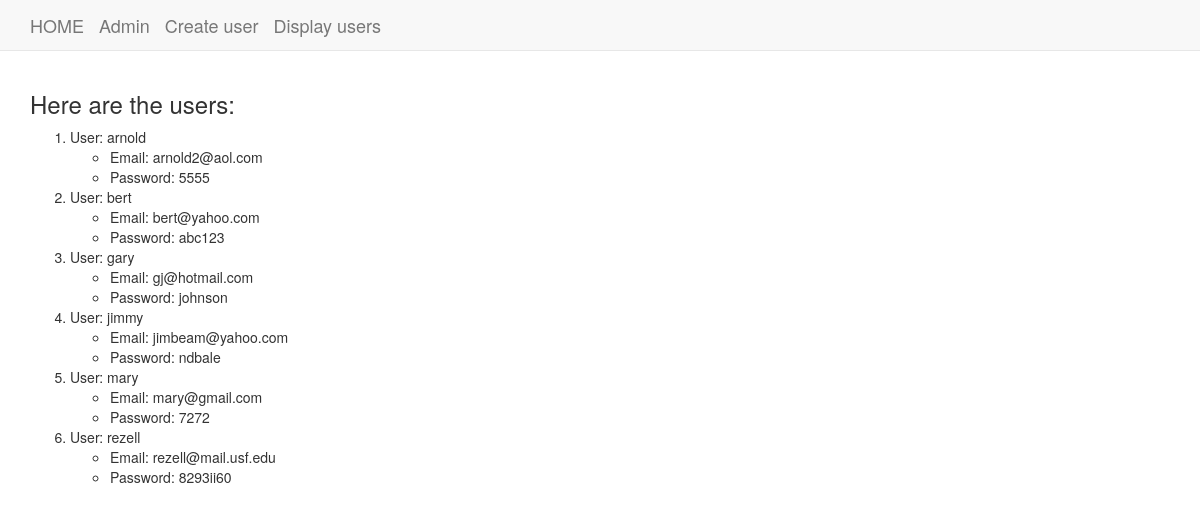
Page /app/show/ on the committed database.
### CRUD_app/models.py (models this page shows)
class User(models.Model):
    username = models.CharField(max_length=128)
    password = models.CharField(max_length=128)
    email = models.EmailField(max_length=254,unique=True)

### CRUD_app/views.py (the view)
# urls.py: path('show/', views.showusers, name='showusers'),
def showusers(request):
    user_list = User.objects.order_by('username')
    user_dict = {"users":user_list}
    return render(request, 'CRUD_app/showusers.html',context=user_dict)

### templates/CRUD_app/showusers.html
<!DOCTYPE html>
{% extends "CRUD_app/base.html" %}
    {% block body_block %}
    <h3>Here are the users:</h3>
    {% if users %}
    <ol>
        {% for person in users %}
        <li>User: {{ person.username }}</li>
        <ul>
            <li>Email: {{person.email}}</li>
            <li>Password: {{person.password}}</li>
        </ul>
        {% endfor %}
    </ol>
    {% endif %}
    {% endblock %}

### templates/CRUD_app/base.html (shortened to what this page needs)
<!DOCTYPE html>
<html>
<head>
    <link rel="stylesheet" href="https://maxcdn.bootstrapcdn.com/bootstrap/3.3.7/css/bootstrap.min.css">
</head>
<body>
    <nav class="navbar navbar-default navbar-static-top">
        <div class="container">
            <ul class="nav navbar-nav">
                <li><a class="navbar-brand" href="{% url 'index' %}">HOME</a></li>
                <li><a class="navbar-brand" href="{% url 'admin:index' %}">Admin</a></li>
                <li><a class="navbar-brand" href="{% url 'CRUD_app:newuser' %}">Create user</a></li>
                <li><a class="navbar-brand" href="{% url 'CRUD_app:showusers' %}">Display users</a></li>
            </ul>
        </div>
    </nav>
    <div class="container">
        {% block body_block %}
        {% endblock %}
    </div>
</body>
</html>

### rows in the picture
User: username "arnold", email "arnold2@aol.com", password "5555"
User: username "bert", email "bert@yahoo.com", password "abc123"
User: username "gary", email "gj@hotmail.com", password "johnson"
User: username "jimmy", email "jimbeam@yahoo.com", password "ndbale"
User: username "mary", email "mary@gmail.com", password "7272"
User: username "rezell", email "rezell@mail.usf.edu", password "8293ii60"
